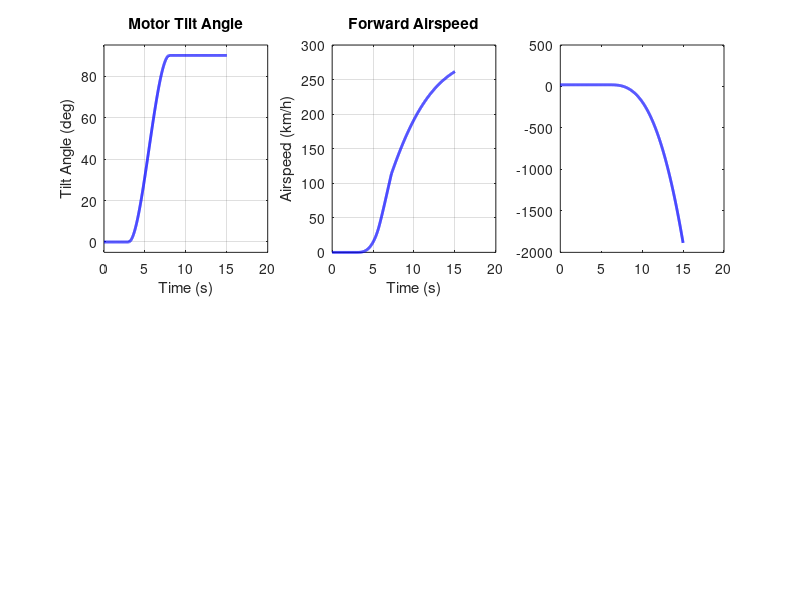

This chart was generated by the following MATLAB code: (Note: this script raises an error after producing the figure.)
%% REI Drone - VTOL-to-Cruise Tilt Transition Analysis
%  Rootcastle Engineering & Innovation
%
%  Simulates the critical transition phase where the REI Drone tilt
%  mechanisms rotate the motors from vertical (hover) to horizontal
%  (cruise) orientation. Models the simultaneous changes in thrust
%  vector, aerodynamic lift buildup, altitude maintenance, and airspeed.
%
%  Author: Batuhan Ayribas, M.Sc.

figDir = getappdata(0, 'figDir');
if isempty(figDir)
    figDir = fullfile(fileparts(mfilename('fullpath')), '..', 'figures');
    if ~exist(figDir, 'dir'), mkdir(figDir); end
end

%% Parameters
m = 2.0;                          % Vehicle mass (kg)
g = 9.81;                         % Gravity (m/s^2)
W = m * g;                        % Weight (N)
rho = 1.225;                      % Air density
S = 0.12;                         % Wing area (m^2)
CL_alpha = 4.5;                   % Lift curve slope (1/rad)
CD_0 = 0.035;                     % Parasitic drag
AR = 8.33;                        % Aspect ratio
e_osw = 0.78;                     % Oswald efficiency
T_max = 32;                       % Maximum total thrust (N)

%% Simulation Setup
dt = 0.01;                        % Time step (s)
t_end = 15;                       % Total simulation time (s)
t = 0:dt:t_end;
N = length(t);

% State variables
alt = zeros(1, N); alt(1) = 20;   % Start at 20 m altitude
Vx = zeros(1, N);                 % Forward airspeed (m/s)
Vz = zeros(1, N);                 % Vertical speed (m/s, positive = up)
tilt = zeros(1, N);               % Tilt angle (deg, 0=vertical, 90=horizontal)
aoa = zeros(1, N);                % Angle of attack (deg)
L_aero = zeros(1, N);             % Aerodynamic lift (N)
D_aero = zeros(1, N);             % Aerodynamic drag (N)
T_cmd = zeros(1, N);              % Commanded thrust (N)

%% Transition Profile
% Phase 1: Hover stabilize (0-3s)
% Phase 2: Begin tilt, accelerate (3-8s)
% Phase 3: Full cruise (8-15s)

tilt_start = 3.0;                  % Start tilt at t=3s
tilt_end = 8.0;                    % Complete tilt at t=8s
tilt_rate = 90 / (tilt_end - tilt_start);  % degrees per second

for k = 1:N-1
    % Tilt angle profile (smooth S-curve)
    if t(k) < tilt_start
        tilt(k) = 0;
    elseif t(k) < tilt_end
        progress = (t(k) - tilt_start) / (tilt_end - tilt_start);
        % Smooth S-curve: 3*p^2 - 2*p^3
        s_curve = 3 * progress^2 - 2 * progress^3;
        tilt(k) = 90 * s_curve;
    else
        tilt(k) = 90;
    end

    tilt_rad = deg2rad(tilt(k));

    % Thrust vector decomposition
    T_vertical = T_cmd(k) * cos(tilt_rad);
    T_horizontal = T_cmd(k) * sin(tilt_rad);

    % Aerodynamic forces
    V = sqrt(Vx(k)^2 + Vz(k)^2);
    if V > 0.5
        aoa_rad = atan2(Vz(k), Vx(k));
        aoa(k) = rad2deg(aoa_rad);
        CL = CL_alpha * aoa_rad;
        CL = max(min(CL, 1.35), -0.5);
        CD = CD_0 + CL^2 / (pi * e_osw * AR);
        q_dyn = 0.5 * rho * Vx(k)^2;
        L_aero(k) = q_dyn * S * CL;
        D_aero(k) = q_dyn * S * CD;
    else
        L_aero(k) = 0;
        D_aero(k) = 0;
    end

    % Altitude control: adjust thrust to maintain altitude
    alt_error = 20 - alt(k);
    vz_error = 0 - Vz(k);
    T_needed_vert = W - L_aero(k) + 3.0 * alt_error + 2.0 * vz_error;

    if cos(tilt_rad) > 0.1
        T_cmd_new = T_needed_vert / cos(tilt_rad);
    else
        T_cmd_new = T_max * 0.7;  % During high tilt, use nominal thrust
    end
    T_cmd(k) = max(min(T_cmd_new, T_max), 0);

    % Recalculate after thrust adjustment
    T_vertical = T_cmd(k) * cos(tilt_rad);
    T_horizontal = T_cmd(k) * sin(tilt_rad);

    % Equations of motion
    ax = (T_horizontal - D_aero(k)) / m;
    az = (T_vertical + L_aero(k) - W) / m;

    Vx(k+1) = Vx(k) + ax * dt;
    Vz(k+1) = Vz(k) + az * dt;
    alt(k+1) = alt(k) + Vz(k) * dt;

    if k < N
        tilt(k+1) = tilt(k);
        T_cmd(k+1) = T_cmd(k);
    end
end

V_airspeed = Vx * 3.6;  % Convert to km/h

fprintf('  Tilt Transition Results:\n');
fprintf('    Transition duration: %.1f s\n', tilt_end - tilt_start);
fprintf('    Final cruise speed: %.1f km/h\n', V_airspeed(end));
fprintf('    Max altitude deviation: %.2f m\n', max(abs(alt - 20)));
fprintf('    Final altitude: %.1f m\n', alt(end));

%% Figure 1: Transition Overview
fig1 = figure('Position', [100 100 1200 700], 'Color', 'w');

subplot(2,3,1);
plot(t, tilt(1:N), 'b-', 'LineWidth', 2);
xlabel('Time (s)'); ylabel('Tilt Angle (deg)');
title('Motor Tilt Angle'); grid on; ylim([-5 95]);

subplot(2,3,2);
plot(t, V_airspeed, 'b-', 'LineWidth', 2);
xlabel('Time (s)'); ylabel('Airspeed (km/h)');
title('Forward Airspeed'); grid on;

subplot(2,3,3);
plot(t, alt, 'b-', 'LineWidth', 2); hold on;
yline(20, 'r--', 'LineWidth', 1.5);
xlabel('Time (s)'); ylabel('Altitude (m)');
title('Altitude Hold During Transition'); grid on;
legend('Actual', 'Target');

subplot(2,3,4);
plot(t, T_cmd, 'b-', 'LineWidth', 2);
xlabel('Time (s)'); ylabel('Thrust (N)');
title('Total Commanded Thrust'); grid on;

subplot(2,3,5);
plot(t, L_aero, 'b-', 'LineWidth', 2); hold on;
plot(t, D_aero, 'r-', 'LineWidth', 2);
yline(W, 'k--', 'LineWidth', 1);
xlabel('Time (s)'); ylabel('Force (N)');
title('Aerodynamic Forces'); grid on;
legend('Lift', 'Drag', 'Weight');

subplot(2,3,6);
plot(t, Vz, 'b-', 'LineWidth', 2);
xlabel('Time (s)'); ylabel('Vertical Speed (m/s)');
title('Climb / Sink Rate'); grid on;

sgtitle('REI Drone - VTOL to Cruise Transition', 'FontSize', 14, 'FontWeight', 'bold');
saveas(fig1, fullfile(figDir, 'tilt_transition.png'));

%% Figure 2: Thrust Vector Decomposition
fig2 = figure('Position', [100 100 800 400], 'Color', 'w');

T_vert_comp = T_cmd .* cosd(tilt(1:N));
T_horz_comp = T_cmd .* sind(tilt(1:N));

plot(t, T_vert_comp, 'b-', 'LineWidth', 2); hold on;
plot(t, T_horz_comp, 'r-', 'LineWidth', 2);
plot(t, T_cmd, 'k--', 'LineWidth', 1.5);
yline(W, 'g--', 'LineWidth', 1.5);
xlabel('Time (s)'); ylabel('Force (N)');
title('REI Drone - Thrust Vector Decomposition During Transition', ...
    'FontSize', 14, 'FontWeight', 'bold');
legend('Vertical Component', 'Horizontal Component', 'Total Thrust', 'Vehicle Weight');
grid on;
saveas(fig2, fullfile(figDir, 'thrust_vector_decomposition.png'));
